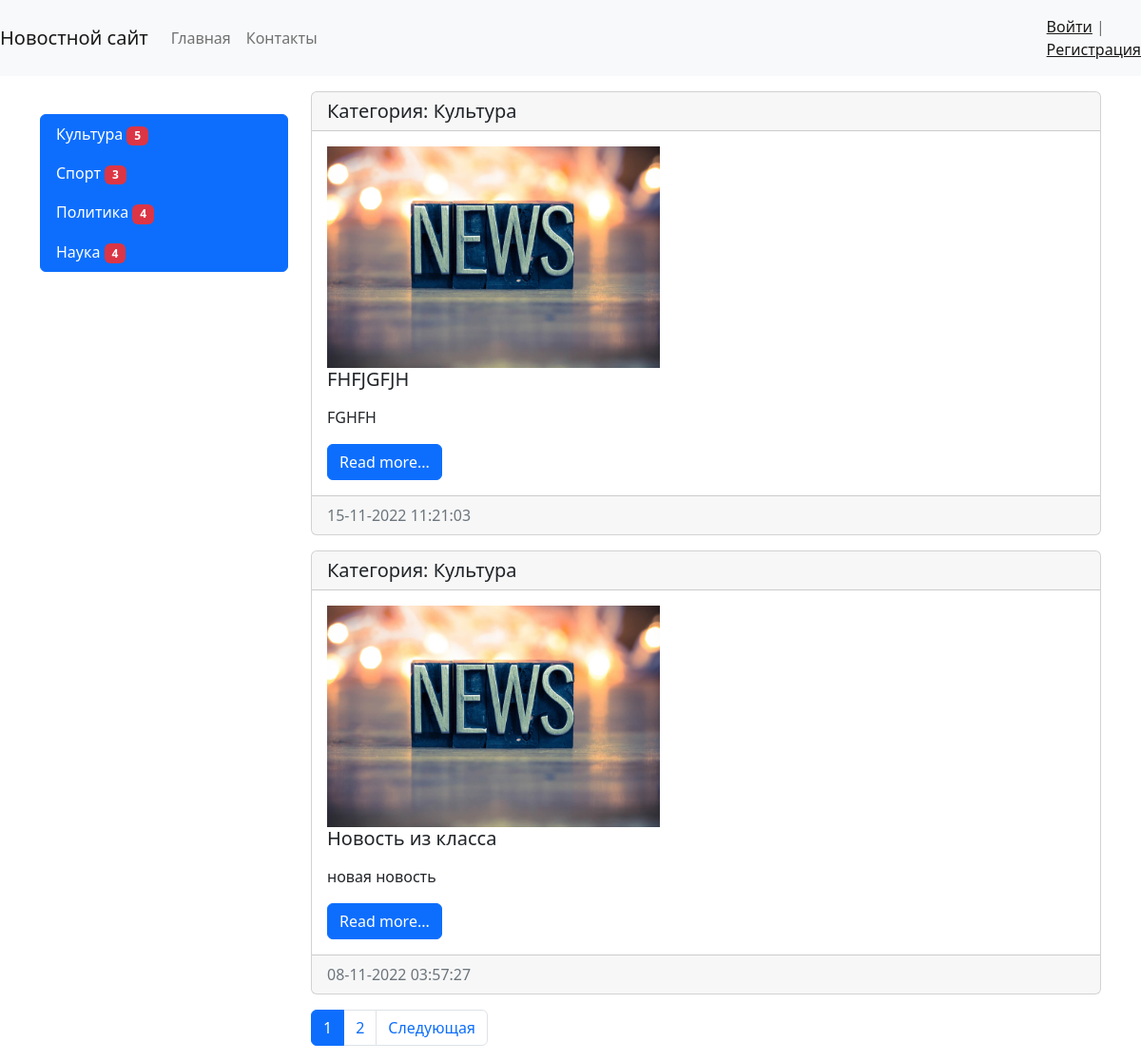
Page /category/1/ on the committed database.
### news/models.py (models this page shows, shortened)
class Category(models.Model):
    title = models.CharField(max_length=150, db_index=True, verbose_name='Наименование категории')
    def get_absolute_url(self):
        return reverse('category', kwargs={'category_id': self.pk})
    class Meta:
        verbose_name = 'Категория'
        verbose_name_plural = 'Категории'
        ordering = ['title'] #сортировка

class News(models.Model):
    title = models.CharField(max_length=150, verbose_name = 'Наименование')
    content = models.TextField(blank=True, verbose_name = 'Контент')
    created_at = models.DateTimeField(auto_now_add=True, verbose_name = 'Дата публикации')
    updated_at = models.DateTimeField(auto_now=True, verbose_name = 'Обновлено')
    photo = models.ImageField(upload_to='photos/%Y/%m/%d/', verbose_name = 'Фото', blank=True)
    is_published = models.BooleanField(default=True, verbose_name = 'Опубликовано')
    category = models.ForeignKey('Category', on_delete=models.PROTECT, verbose_name='Категория') #связь с таблицей категориями линковка
    views = models.IntegerField(default=0)
    def get_absolute_url(self):
        return reverse('view_news', kwargs={'pk': self.pk})
    class Meta:
        verbose_name = 'Новость'
        verbose_name_plural = 'Новости'
        ordering = ['-created_at'] #сортировка

### news/views.py (the view)
# urls.py: path('category/<int:category_id>/', HewsByCategory.as_view(), name='category'),
class HewsByCategory(ListView):
    model = News
    template_name = 'news/category.html' #переопределение шаблона по умолчанию
    context_object_name = 'news' #переопределение базового списка для вывода в свой класс (дефолтный объект)
    allow_empty = False #неразрешаем показ пустых списокв вместо 500 ошибка будет 404
    paginate_by = 2
    def get_context_data(self, *, object_list=None, **kwargs):
        context = super().get_context_data(**kwargs) #наследовали атрибуты от шаблона
        context['title'] = Category.objects.get(pk=self.kwargs['category_id']) #переопределили title для каждой категории
        return context
    def get_queryset(self):
        return News.objects.filter(category_id=self.kwargs['category_id'], is_published=True).select_related('category') #фильтр по опубликовано также использование жадных sql запросов (грубо говоря джоиним единичные запросы)

### news/templatetags/news_tags.py (called while the page is built)
@register.simple_tag(name='get_list_categories')
def get_categories():
    return Category.objects.all()

@register.inclusion_tag('news/list_categories.html')
def show_categories():  #можно передать агрументы этой функции
    categories = Category.objects.annotate(cnt=Count('news')).filter(cnt__gt=0)
    return {'categories': categories}

### news/templates/news/category.html (shortened to what this page needs)
{% extends 'base.html' %}
{% block sidebar %}
{% include 'inc/_sidebar.html' %}
{% endblock %}
{% block content %}
             <div>
            {% for item in news %}
                 <div class="card mb-3">
                <h5 class="card-header">Категория: {{ item.category.title }}</h5>
                <div class="card-body">
                    <div class="media">
                        {% if item.photo%}
                        <img src="{{ item.photo.url }}" alt="" width="350" height="233">
                        {% else %}
                        <img src="../../../media/photos/2022/10/16/icon19.jpg" alt="" width="350">
                        {% endif %}
                        <div class="media-body">
                          <h5 class="card-title">{{ item.title }}</h5>
                          <p class="card-text">{{ item.content|safe|linebreaks|truncatewords:40 }}</p>
                          <a href="{{ item.get_absolute_url }}" class="btn btn-primary">Read more...</a>
                        </div>
                    </div>
                </div>
                <div class="card-footer text-muted">
                    {{ item.created_at|date:"d-m-Y H:i:s" }}
                </div>
            </div>
            {% endfor %}
        </div>
{% endblock %}

### news/templates/news/list_categories.html
 <div class="list-group">
     {% for item in categories %}
     <a href="{{ item.get_absolute_url }}" class="list-group-item list-group-item-action active" aria-current="true">{{ item.title }}
     <span class="badge text-bg-secondary bg-danger">{{ item.cnt }}</span>
     </a>
     {% endfor %}
 </div>

### rows in the picture
Category: title "Культура", cnt "5"
Category: title "Спорт", cnt "3"
Category: title "Политика", cnt "4"
Category: title "Наука", cnt "4"
News: category "Культура", title "FHFJGFJH", content "FGHFH", created_at "15-11-2022 11:21:03"
News: category "Культура", photo (picture), title "Новость из класса", content "новая новость", created_at "08-11-2022 03:57:27"

### other values in the picture
{{ p }} "1"
{{ p }} "2"
